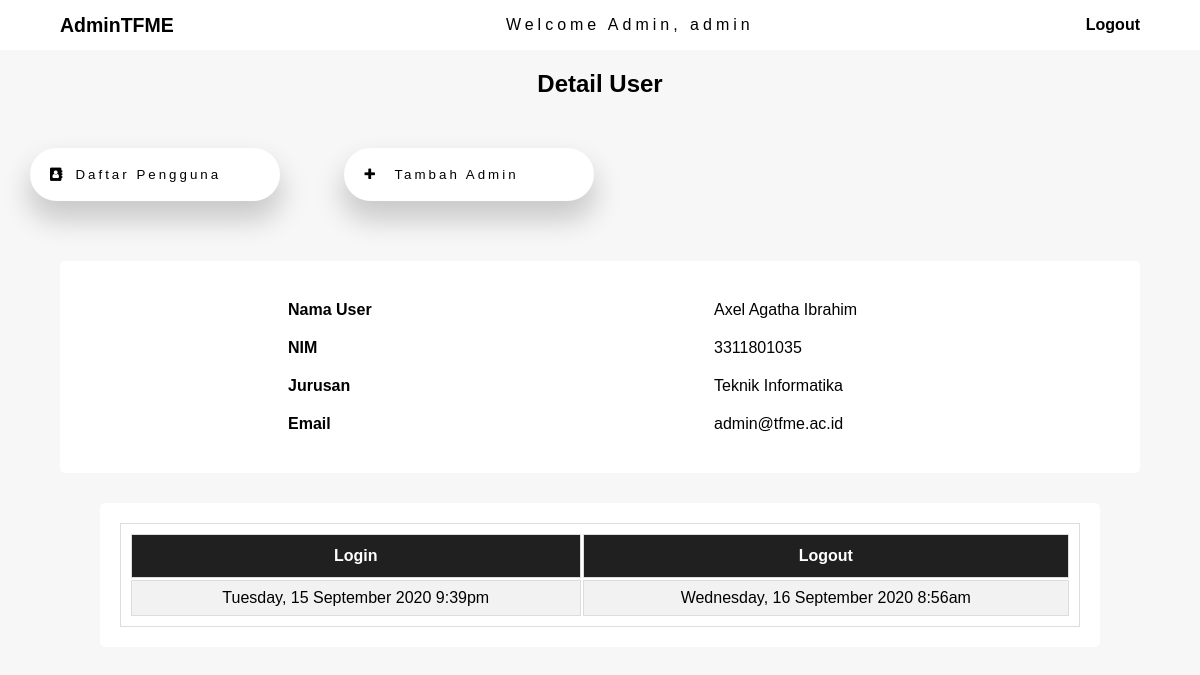
The page /admin/detail.php?id=37 (signed in) on the database its author committed.
### tables this page shows
CREATE TABLE `tb_user` (
  `id` int(11) NOT NULL,
  `nama` varchar(50) NOT NULL,
  `psw` varchar(50) NOT NULL,
  `depart` varchar(100) NOT NULL,
  `email` varchar(50) NOT NULL,
  `nim` varchar(10) NOT NULL,
  `lastactivity` datetime NOT NULL DEFAULT current_timestamp(),
  `logout` datetime NOT NULL DEFAULT current_timestamp()
);

### admin/functions.php (called while the page is built, shortened)
<?php
$conn = mysqli_connect("localhost", "root", "", "interactive");
function query($query){
    global $conn;
    $result = mysqli_query($conn, $query);
    $rows = [];
    while ( $row = mysqli_fetch_assoc($result)){
        $rows[] = $row;
    }
    return $rows;
    var_dump($rows);
}
?>

### admin/detail.php (the view, shortened to what this page needs)
<?php
require 'functions.php';
$id = $_GET["id"];
$mhs = query("SELECT* FROM tb_user WHERE id = $id")[0];
?>
<!DOCTYPE html>
<html lang="en">
<head>
    <link rel="stylesheet" href="css/tambah-admin.css">
    <link rel="stylesheet" href="css/detail.css">
    <link rel="stylesheet" href="https://stackpath.bootstrapcdn.com/font-awesome/4.7.0/css/font-awesome.min.css">
</head>
<body>
    <nav>
        <div class="kiri">
            <h2>AdminTFME</h2>
        </div>
        <div class="title">
            <p>Welcome Admin, <?= $_SESSION["adm"]["username"] ?></p>
        </div>
        <div class="kanan">
            <a href="logout.php">Logout</a>
        </div>
    </nav>
    <h2 class="text">Detail User</h2>
    <div class="sidebar">
        <a href="index.php" class="btn active"><button><i class="fa fa-address-book fa-sm" aria-hidden="true"></i>Daftar
                Pengguna</button></a>
        <a href="tambahAdmin.php" class="btn"><button><i class="fa fa-plus" aria-hidden="true"></i> Tambah
                Admin</button></a>
    </div>
    <div class="konten">
        <div class="left">
            <h4>Nama User</h4>
            <h4>NIM</h4>
            <h4>Jurusan</h4>
            <h4>Email</h4>
        </div>
        <div class="right">
            <h4 style="text-transform:capitalize;"><?= $mhs["nama"]; ?></h4>
            <h4><?= $mhs["nim"]; ?></h4>
            <h4><?= $mhs["depart"]; ?></h4>
            <h4><?= $mhs["email"]; ?></h4>
        </div>
    </div>
    <div class="container" style="overflow-x: auto;">
        <table>
            <tr>
                <th>Login</th>
                <th>Logout</th>
            </tr>
            <tr>
                <td>
                    <?php
                        $date = date_create($mhs['lastactivity']);
                    ?>
                    <?= date_format($date, 'l, j F Y g:ia'); ?>
                </td>
                <td style="text-align: center;">
                    <?php
                        $date = date_create($mhs['logout']);
                    ?>
                    <?= date_format($date, 'l, j F Y g:ia'); ?>
                </td>
            </tr>
        </table>
    </div>
</body>
</html>

### admin/css/tambah-admin.css (style rules this page uses)
* { font-family: Helvetica, Arial, sans-serif; }
body { margin: 0; background-color: rgb(247, 247, 247); }
h2 { margin: 15px 0 15px 0; text-align: center; }
nav { display: flex; flex: 1; justify-content: space-between; width: 100%; align-items: center; height: 50px; background-color: white; }
nav div { margin: 60px; }
nav .kiri { font-size: 13px; }
nav .title { font-weight: 400px; letter-spacing: 4px; }
nav .kanan a { font-weight: 700; color: black; text-decoration: none; }
.container { z-index: 6; width: 80%; margin: auto; border-radius: 5px; background-color: #ffffff; padding: 20px; }
.sidebar button { width: 250px; border: none; flex-direction: column; height: auto; color: black; text-decoration: none; margin: 10px; padding: 10px; box-sizing: border-box; border-radius: 30px; cursor: pointer; background-color: white; box-shadow: 0px 17px 28px 2px rgba(0, 0, 0, 0.19); }
.sidebar a button i { padding: 10px; }
.sidebar a button { text-align: left; box-sizing: border-box; display: inline-block; letter-spacing: 3px; font-weight: 530; margin: 30px 30px; text-decoration: none; color: black; }
table { width: 100%; border: 1px solid #ddd; padding: 8px; }
button,input:focus { outline: 0; }
table td, table th { border: 1px solid #ddd; padding: 8px; }
table tr:nth-child(even) { background-color: #f2f2f2; }
table th { padding-top: 12px; padding-bottom: 12px; background-color: #202020; color: white; }
table tr td:nth-child(1) { text-align: center; }

### admin/css/detail.css (style rules this page uses)
.sidebar button { width: 250px; border: none; flex-direction: column; height: auto; color: black; text-decoration: none; margin: 10px; padding: 10px; box-sizing: border-box; border-radius: 30px; cursor: pointer; background-color: white; box-shadow: 0px 17px 28px 2px rgba(0, 0, 0, 0.19); }
.sidebar a button i { padding: 10px; }
.sidebar a button { text-align: left; box-sizing: border-box; display: inline-block; letter-spacing: 3px; font-weight: 530; margin: 30px 30px; text-decoration: none; color: black; }
.text { margin: 20px; text-align: center; }
.konten { width: 90%; border-radius: 10px; margin: 30px auto; border-radius: 5px; background-color: #ffffff; padding: 20px; box-sizing: border-box; display: flex; position: relative; justify-content: space-between; }
div.left { margin-left: 20%; width: 200px; text-align: left; }
div.left h4 { margin: 20px 0; }
div.right { margin-right: 15%; width: 250px; text-align: left; }
div.right h4 { font-weight: 400; margin: 20px 0; }
.container table { overflow-x: auto; }
.container table { width: 100%; }

### rows shown on the page
tb_user: nama "Axel Agatha Ibrahim", nim "3311801035", depart "Teknik Informatika", email "admin@tfme.ac.id", lastactivity "Tuesday, 15 September 2020 9:39pm", logout "Wednesday, 16 September 2020 8:56am"

### other values the page prints
$_SESSION["adm"]["username"] "admin"
